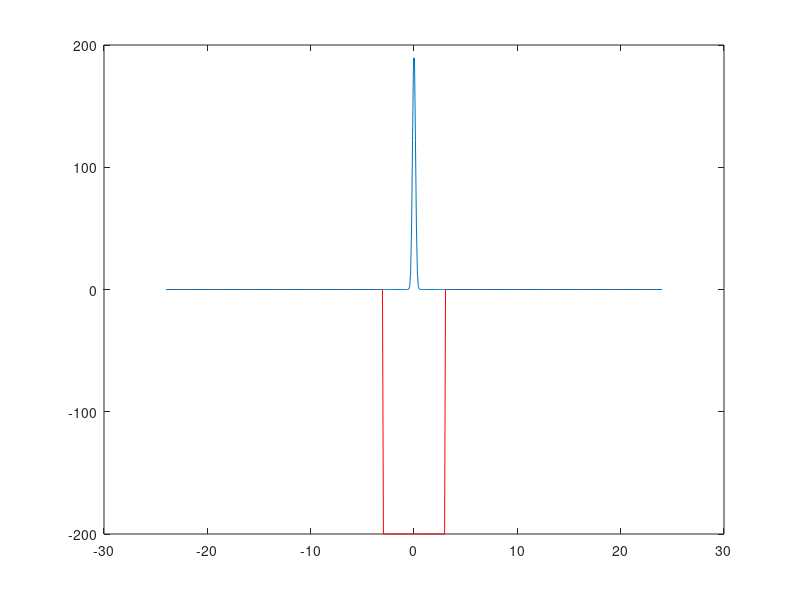

Write MATLAB code to recreate this figure.
%% Finite Square Well: Split-Operator Method
%% Ref: M. D. Feit, J. A. Fleck, Jr., and A. Steiger, 
%%      "Solution of the Schrodinger Equation by a Spectral Method",
%%      Journal of Computational Physics 47, 412-433 (1982).
%% Ref: D. J. Griffiths, 
%%      "Introduction to Quantum Mechanics",
%%      ISBN 0-13-124405-1
%% 
clear all; close all;clc;
a = 48;  %% Length
M = 1/2; %% Mass
N = 512;
x = linspace(-a/2,a/2,N); x = x'; %work with many rows and 1 column.
k = N*linspace(-1/2,1/2,N); k = k';
dt = 1e-3; %% Time step (dt < pi/(3*dVmax)...)
%%-------------------------------------------------------------------------
%%
%%% Potential
V0 = 200;
V = zeros(length(x),1) - V0; % 1*((2*x).^2 - (0.6*a)^2);  %  
b = a/16;
V(x<-b) = 0;
V(x>+b) = 0;
% V(1:5) = V(1:5)-i*1e3;  %% Absorption at simulation boundary
% V(end-5:end) = V(end-5:end)-i*1e3;  %% Absorption at simulation boundary
%%%
%%-------------------------------------------------------------------------
%%
%%% initial wave packet
%% Gaussian
Phi0 = exp(-(5*(x-0*a/128)).^2); 
%
%% Odd
% mode = 3;
% Phi0 = sqrt(2/b)*sin(mode*pi*x/b);
% Phi0(x<-b) = 0;
% Phi0(x>+b) = 0;
%
%% Even
% mode = 8;
% Phi0 = sqrt(2/b)*cos(mode*pi*x/b);
% Phi0(x<-b) = 0;
% Phi0(x>+b) = 0;
%%
%%-------------------------------------------------------------------------
%%
Phi0c = conj(Phi0); %% real(Phi0)- i*imag(Phi0);
%%
figure(1);set(gcf,'position',[37 208 538 732]);
title('Potential');
plot(x,V,'r');hold on;plot(x,max(abs(real(V)))*abs(Phi0c));hold off; pause(1);
%%
%the method in it's pure form applys GK 2x
%but thats' the same and GK2 once in a loop...
GK = fftshift(exp(-(1i*dt/(4*M))*((2*pi/a)^2)*(k.^2))); %% dt/2 kinetic energy propagator
GK2 = fftshift(exp(-(1i*dt/(2*M))*((2*pi/a)^2)*(k.^2))); %% dt kinetic energy propagator
GV = exp(-1i*dt*V); %% Potential spatial interaction
% plot((-(dt/(4*M))*((2*pi/a)^2)*(k.^2)));
% plot(-dt*V);
%%
iPhi = fft(Phi0);
Phi = ifft(iPhi.*GK); %propagate dt/2 to get in line with future loop iters...
Phi = GV.*Phi;
NPt = 50000; %How did you pick? dEmin < pi/T is minimum seperation that can resolve.
Pt = zeros(1,NPt);
En = -105.99;  %% Energy eigenvalue. what the hell? how???
T = dt*NPt;
t = linspace(0,T,NPt);
%wt = (1-cos(2*pi*t/length(t))); %I don't think I'll need the Hanning window.
%uns = 0; 

%
% Propagate all the timesteps
% (lots of computational work...)
%
for nrn = 1:NPt
    %note, Phi was already propagated dt/2 before the loop.
    iPhi = fft(Phi);
    Pt(nrn) = trapz(x,Phi0c.*ifft(iPhi.*GK)); %propagate by dt/2 to line up with paper.
    Phi = ifft(iPhi.*GK2); %propagate by dt
%%
%     %%
%     %
%     % Compute the eigenfunctions
%     % (which I don't care about)
%     %
%     unl = Phi*wt(nrn)*exp(1i*En*nrn*dt);
%     if nrn > 1
%         una = (unp + unl)*dt/2; %% Trapezoidal area
%         uns = uns + una;  %% Explicit trapezoidal integration
%         if mod(nrn,1000) == 0
%             figure(1);
%             subplot(4,1,3);plot(x,abs(una)); 
%             title('\int_t^{t+dt} \Phi_x(t) w(t) exp(i*E_n*t) dt');
%             xlabel('x');axis tight;
%             subplot(4,1,4);plot(x,real(uns)); 
%             title('Eigen function @ E = -105.99');
%             xlabel('x');ylabel('Amp');axis tight;
%         end
%     end
%     unp = unl;
%     %%
%     if mod(nrn,1000) == 0
%         figure(1);
%         subplot(4,1,1);plot(x, real(Phi),'r'); 
%         title(['\Phi_x  t=',num2str(t(nrn))]); 
%         xlabel('x');ylabel('Amp');axis tight;
%         subplot(4,1,2);plot(k,fftshift(real(iPhi)),'r-');
%         title('\Phi_k'); 
%         xlabel('k');ylabel('k-space Amp');axis tight;
%         pause(0.2);
%     end
%%
%%
    Phi = GV.*Phi;    
end
iPhi = fft(Phi);
Phi = ifft(iPhi.*GK);%line up with paper's timestepping by dt/2 propagation
%%
estep = 1;  %% Sampling period
Po = Pt(1:estep:length(Pt));
T = dt*NPt;
t = linspace(0,T,length(Po));
E = (1/dt)*(linspace(-pi,pi,length(Po)));
%% Draw the energy spectrum with classical FFT methods
Pe = fftshift(fft(((1-cos(2*pi*t/T)).*Po/T)));
Peww = fftshift( fft(Po/T) ); %no windowing in compressed sensing?

% figure(4);
% title('P(E) with windows, blue. Without windows, red');
% plot(E, Pe, 'b');
% hold on
% plot(E, Peww, 'r');

%% Compressed sensing reconstruction of energy spectrum
% we are given the whole Pt.
% Here we downsample it and then L1 reconstruct Pe
%
%
% 
% stream = RandStream('mrg32k3a');
% 
% %downsample the complete dataset
% num_samples = round(NPt/3.1234);
% sample_points = randsample(stream, 1:NPt, num_samples);
% 
% %Poder is the downsampled Pt
% %sparse freqs
% Poder = sqrt(NPt)*Pt(sample_points);
% 
% 
% %
% % We need to take an fft to get Pe
% %
% %A = A_operator( @(z) (sqrt(NPt))*R*ifft(z), @(z) (1/sqrt(NPt))*fft(R'*z));
% A = A_operator( @(z) pifft(z,sample_points), @(z) pfft(z,sample_points,NPt) );
% 
% % tiny mu corresponds to heavy weight on the fidelity term
% mu = 1e-10;
% 
% 
% % Call Wotao's code.
% [Peder, Out] = FPC_AS(NPt, A, Poder, mu);
% 
% %Peder = l1eq_pd(x0, A, At, Poder, 1e-3);
% 
% 
% hold on
% plot(E, Peder, 'g');

%%
% figure(2);subplot(2,1,1);plot(t,real(Po));
% title('Correlation Function ');xlabel('Time');
% figure(2);subplot(2,1,2);plot(E,log(fliplr(abs(Pe))),'r');
% title('Energy Spectrum');xlabel('Energy');ylabel('Power');
% axis([-210 0 -17 5]);
% pause(1);
% 
% %%-------------------------------------------------------------------------
% %% Analytic method: For Even Solutions (Even Wave functions)
% %%
% z0 = b*sqrt(2*M*V0);
% z = 0:0.01:20*pi;
% y1 = tan(z);
% y2 = sqrt((z0./z).^2 - 1);
% figure(3);subplot(2,1,1);plot(z,y1,z,y2);
% hold on;
% plot(z,0*z,'r');
% axis([0 45 0 35]);
% title('tan(z)  =  [(z_0/z)^2 - 1]^{1/2}');
% crss_n = [1.5 4.5 7.6 10.8 13.83 16.9 20.0 23.0 26.1 29.1 32.2 35.2 38.2 41.1]; 
% %% ^-- get these values by looking at the graph (approx)
% g =  inline('tan(z) - sqrt((z0/z).^2 - 1)','z','z0');
% for nrn = 1:14
% zn(nrn) = fzero(@(z) g(z,z0),crss_n(nrn));
% end
% figure(3);subplot(2,1,1);hold on;plot(zn,tan(zn),'rx');
% q = zn/b;
% Em = ((q.^2)/(2*M))-V0;
% %%
% for nrn = 1:length(Em),
%     figure(3);subplot(2,1,2);hold on; 
%     plot([Em(nrn),Em(nrn)],[-17,6]); 
% end
% %%
% figure(3);subplot(2,1,2);
% plot(E,log(fliplr(abs(Pe))),'r');hold on;
% title('Energy Spectrum (Blue: Even solutions)');
% xlabel('Energy');ylabel('Power');
% axis([-210 0 -17 5]);
% %%
% %%-------------------------------------------------------------------------

